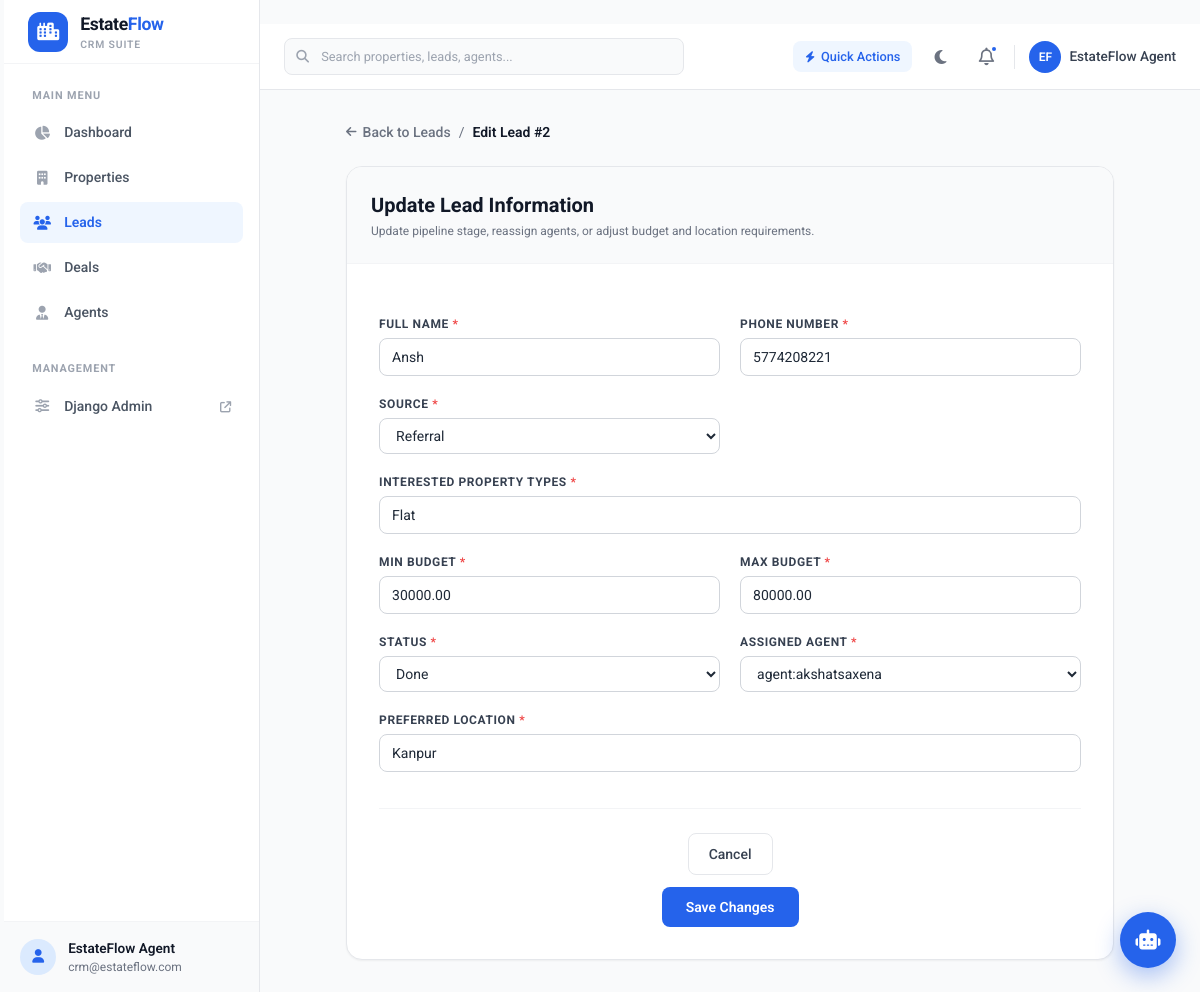
/leads/2/edit, run on the app's committed database.
### core/models.py (models this page shows, shortened)
class Lead(models.Model):
    class LeadStatus(models.TextChoices):
        NEW = "new", "New"
        CONTACTED = "contacted", "Contacted"
        SITE_VISITED = "site_visited", "Site Visited"
        NEGOTIATIONS = "negotiations", "Negotiations"
        LOST = "lost", "Lost"
        DONE = "done", "Done"
    class Source(models.TextChoices):
        WEBSITE = "website", "Website"
        REFERRAL = "referral", "Referral"
        WALKIN = "walkin", "Walkin"
    full_name = models.CharField(max_length=255)
    phone_number = models.CharField(max_length=10)
    source = models.CharField(max_length=12, choices=Source.choices)
    interested_property_types = models.CharField(max_length=255)
    min_budget = models.DecimalField(max_digits=12, decimal_places=2)
    max_budget = models.DecimalField(max_digits=12, decimal_places=2)
    status = models.CharField(max_length=16, choices=LeadStatus.choices)
    assigned_agent = models.ForeignKey(to=Agent, on_delete=models.DO_NOTHING)
    preferred_location = models.CharField(max_length=255)
    updated_at = models.DateTimeField(auto_now=True)
    created_at = models.DateTimeField(auto_now_add=True)

### core/views.py (the view)
# urls.py: path("leads/<int:id>/edit", views.edit_lead, name="edit-lead"),
def edit_lead(request, id):
    instance = get_object_or_404(Lead, id=id)
    form = LeadForm(request.POST or None, request.FILES or None, instance=instance)
    if request.method == "POST" and form.is_valid():
        form.save()
        return redirect("leads")
    context = {"editform": form, "id": id}
    return render(request, "pages/editleads.html", context)

### core/forms.py
class LeadForm(forms.ModelForm):
    class Meta:
        model = Lead
        fields = "__all__"

### core/models.py (called while the page is built)
    def __str__(self):
        return f"agent:{self.user.username}"

### core/templates/pages/editleads.html (shortened to what this page needs)
﻿{% extends 'base.html' %}
{% block content %}
<div class="max-w-3xl mx-auto space-y-6">
    <div class="flex items-center justify-between">
        <div class="flex items-center gap-2 text-sm text-gray-500 dark:text-gray-400">
            <a href="{% url 'leads' %}" class="hover:text-brand-600 transition-colors flex items-center gap-1.5 font-medium">
                <i class="fa-solid fa-arrow-left text-xs"></i>
                <span>Back to Leads</span>
            </a>
            <span>/</span>
            <span class="text-gray-900 dark:text-white font-semibold">Edit Lead #{{ id }}</span>
        </div>
    </div>
    <div class="bg-white dark:bg-gray-800 rounded-2xl shadow-sm border border-gray-200 dark:border-gray-700/80 overflow-hidden">
        <div class="p-6 border-b border-gray-100 dark:border-gray-700 bg-gray-50 dark:bg-gray-700/50">
            <h2 class="text-xl font-bold text-gray-900 dark:text-white">Update Lead Information</h2>
            <p class="text-xs text-gray-500 dark:text-gray-400 mt-1">Update pipeline stage, reassign agents, or adjust budget and location requirements.</p>
        </div>
        <form method="POST" action="{% url 'edit-lead' id %}" class="p-6 sm:p-8 space-y-5 m-0 max-h-none">
            <div class="grid grid-cols-1 md:grid-cols-2 gap-5">
                {% for field in editform %}
                <div class="space-y-1.5 {% if field.name == 'preferred_location' or field.name == 'interested_property_types' %}md:col-span-2{% endif %}">
                    <label for="{{ field.id_for_label }}" class="block text-xs font-bold uppercase tracking-wider text-gray-700 dark:text-gray-300">
                        {{ field.label }} {% if field.field.required %}<span class="text-red-500">*</span>{% endif %}
                    </label>
                    <div class="text-sm">
                        {{ field }}
                    </div>
                </div>
                {% endfor %}
            </div>
            <div class="pt-6 border-t border-gray-100 dark:border-gray-700 flex items-center justify-end gap-3">
                <a href="{% url 'leads' %}" class="px-5 py-2.5 border border-gray-200 dark:border-gray-700 rounded-lg text-sm font-medium text-gray-700 dark:text-gray-300 hover:bg-gray-50 dark:bg-gray-700 transition-colors">
                    Cancel
                </a>
                <button type="submit" class="px-6 py-2.5 bg-brand-600 hover:bg-brand-700 text-white rounded-lg text-sm font-semibold transition-colors shadow-xs">
                    Save Changes
                </button>
            </div>
        </form>
    </div>
</div>
{% endblock %}

### core/static/global.css (style rules this page uses)
* { font-family: "Roboto", sans-serif; }
form { width: 100%; max-height: 80vh; margin-top: 2rem; display: flex; flex-direction: column; gap: 1rem; }
form > div { display: flex; flex-direction: column; }
input, select, textarea { width: 100%; padding: 8px 12px; border-radius: 8px; border: 1px solid #d1d5db; outline: none; background-color: #ffffff; font-size: 0.875rem; }

### data on the page
Lead: editform "Ansh" "5774208221" "Referral" "Flat" "30000.00" "80000.00" "Done" "agent:akshatsaxena" "Kanpur"

### other printed values
{{ id }} "2"
{{ field.label }} "FULL NAME" "PHONE NUMBER" "SOURCE" "INTERESTED PROPERTY TYPES" "MIN BUDGET" "MAX BUDGET" "STATUS" "ASSIGNED AGENT" "PREFERRED LOCATION"
